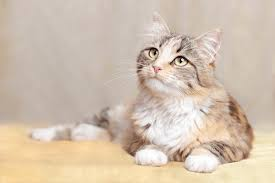
#> input picture python/opencv/photos/cat_large.jpg, 275 x 183 px, found by its file name
$ python split_merge.py
#> lines starting #> are read from the running program, lines starting #| are printed output that depends on the picture
import cv2 as cv
import numpy as np

image=cv.imread(r"C:\Users\kkamb\OneDrive\Desktop\code_learn\python\opencv\photos\cat_large.jpg");
#> image is the input picture: shape (183, 275, 3); mean B, G, R 175.6, 193.4, 210.4

blank=np.zeros(image.shape[:2],'uint8');
cv.imshow('Blank',blank);


#split the image
b,g,r=cv.split(image);
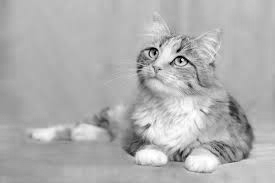
#> b: shape (183, 275); min 0, max 255, mean 175.6
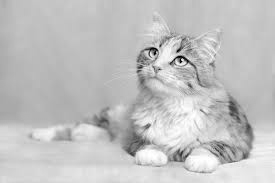
#> g: shape (183, 275); min 0, max 255, mean 193.4
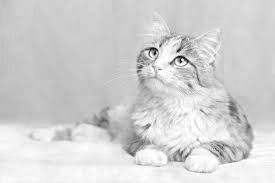
#> r: shape (183, 275); min 8, max 255, mean 210.4

# cv.imshow('Blue', b);
# cv.imshow('Green',g);
# cv.imshow('Red',r);

print(image.shape);
#| (183, 275, 3)
print(b.shape);
#| (183, 275)
print(g.shape);
#| (183, 275)
print(r.shape);
#| (183, 275)

#merged the image b g r
merged=cv.merge([b,g,r]);
cv.imshow("merged",merged);


blue=cv.merge([b,blank,blank]);
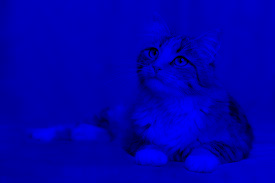
#> blue: shape (183, 275, 3); mean of channels 0, 1, 2 175.6, 0, 0; drawn as B, G, R
green=cv.merge([blank,g,blank]);
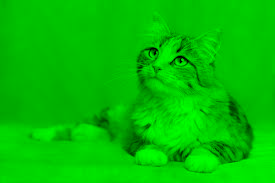
#> green: shape (183, 275, 3); mean of channels 0, 1, 2 0, 193.4, 0; drawn as B, G, R
red=cv.merge([blank,blank,r]);
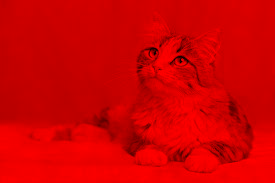
#> red: shape (183, 275, 3); mean of channels 0, 1, 2 0, 0, 210.4; drawn as B, G, R
cv.imshow('Blue',blue);
cv.imshow('Green',green);
cv.imshow('Red',red);


cv.imshow('image', image);
cv.waitKey(0);

$ run again, with python/opencv/photos/Best.jpg copied over python/opencv/photos/cat_large.jpg
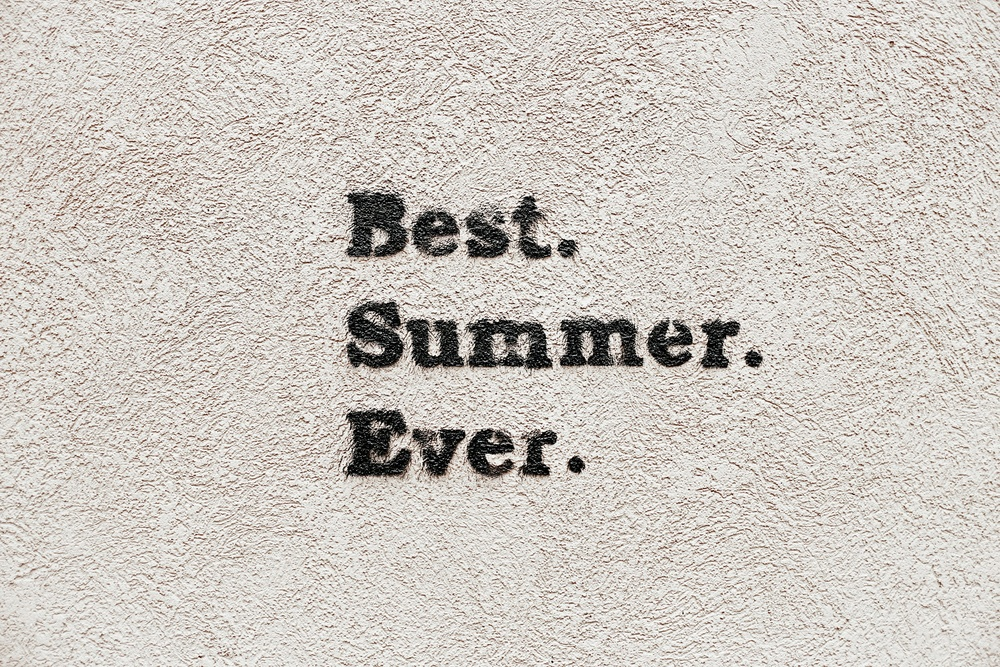
#> input picture python/opencv/photos/Best.jpg, 1000 x 667 px, shrunk from 3000 x 2000 before the run, found by its file name
#> image is the input picture: shape (667, 1000, 3); mean B, G, R 192.7, 199.1, 204.6
#| (667, 1000, 3)
#| (667, 1000)
#| (667, 1000)
#| (667, 1000)
#> `green=cv.merge([blank,g,blank]);`:
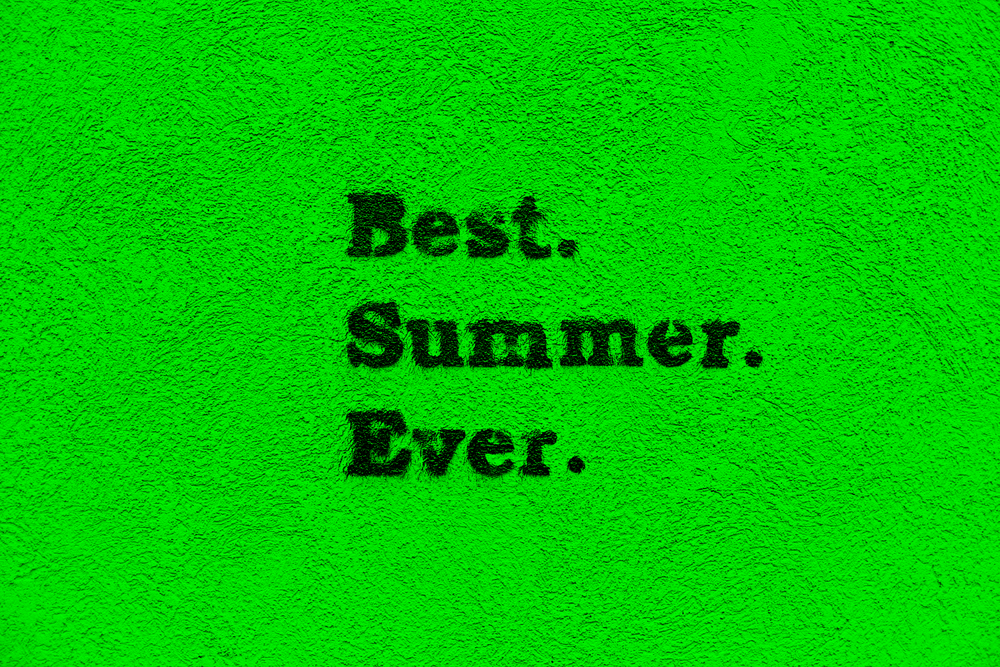
#> green: shape (667, 1000, 3); mean of channels 0, 1, 2 0, 199.1, 0; drawn as B, G, R
#> `red=cv.merge([blank,blank,r]);`:
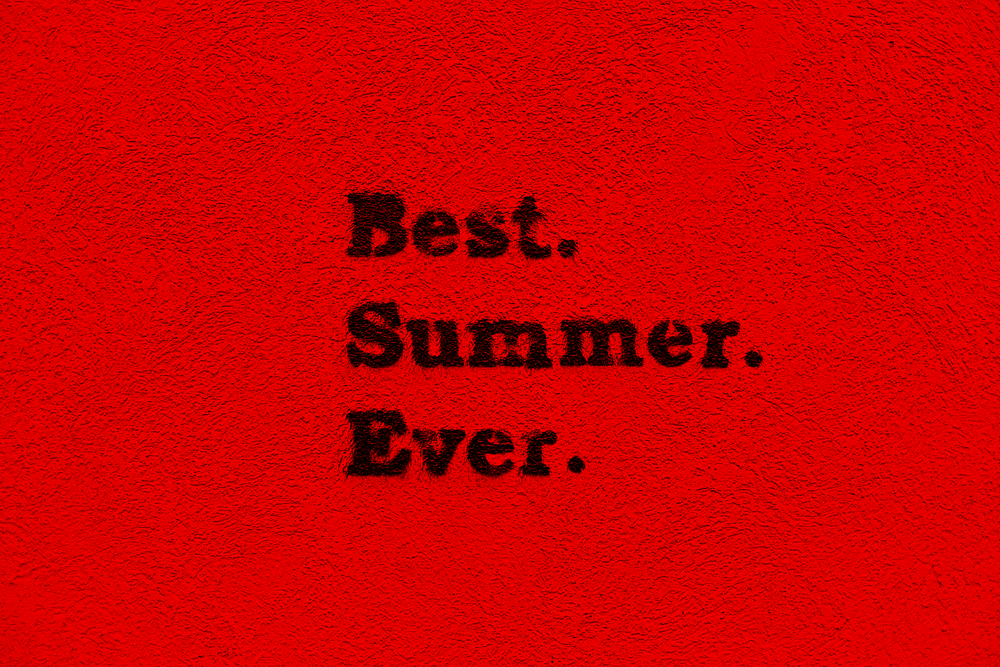
#> red: shape (667, 1000, 3); mean of channels 0, 1, 2 0, 0, 204.6; drawn as B, G, R

$ run again, with python/opencv/photos/Elon_Musk_Royal_Society_crop.jpg copied over python/opencv/photos/cat_large.jpg
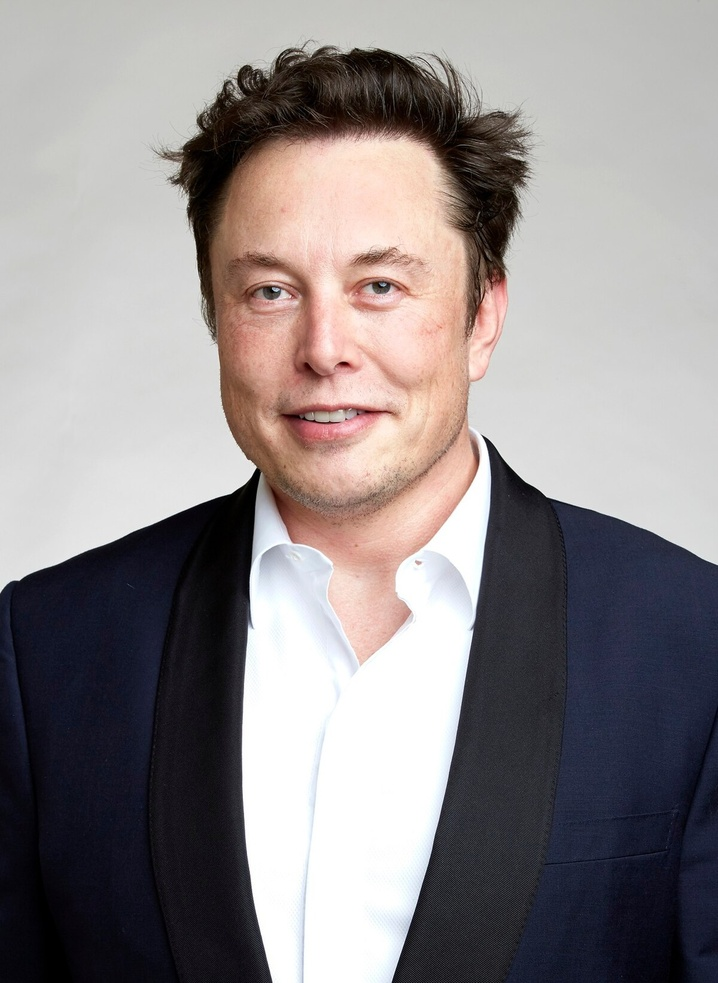
#> input picture python/opencv/photos/Elon_Musk_Royal_Society_crop.jpg, 718 x 983 px, shrunk from 1200 x 1642 before the run, found by its file name
#> image is the input picture: shape (983, 718, 3); mean B, G, R 137.7, 136.8, 142.9
#| (983, 718, 3)
#| (983, 718)
#| (983, 718)
#| (983, 718)
#> `green=cv.merge([blank,g,blank]);`:
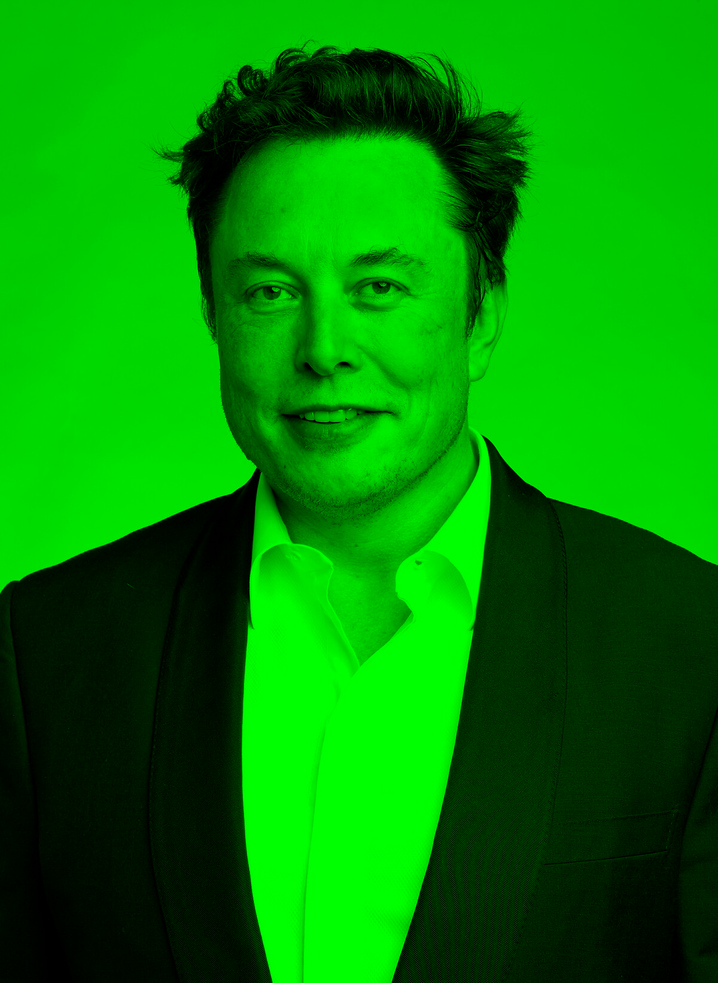
#> green: shape (983, 718, 3); mean of channels 0, 1, 2 0, 136.8, 0; drawn as B, G, R
#> `red=cv.merge([blank,blank,r]);`:
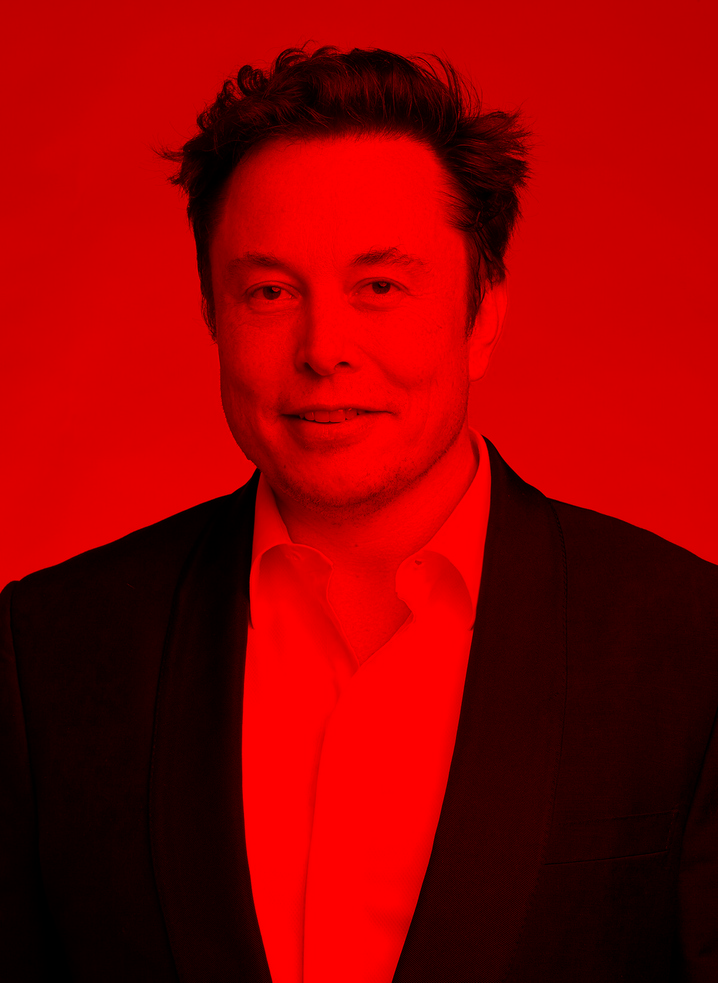
#> red: shape (983, 718, 3); mean of channels 0, 1, 2 0, 0, 142.9; drawn as B, G, R
